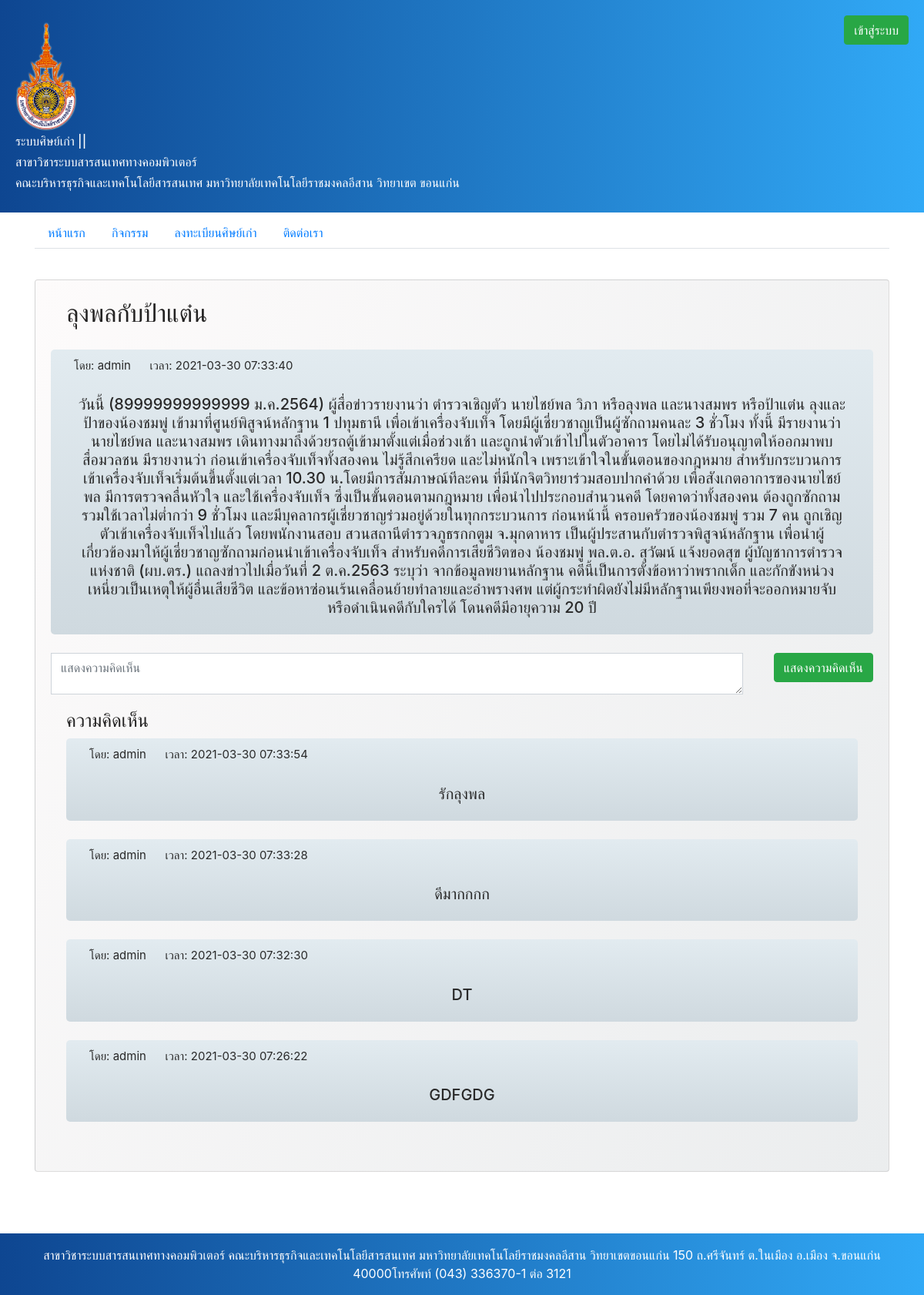
Screenshot of /news_comment.php?id=post-210329143504-1928 with the database file from the repository.
### tables this page shows
CREATE TABLE `news_post` (
  `news_post_id` varchar(25) NOT NULL,
  `news_post_name` varchar(25) NOT NULL,
  `news_post_detail` text NOT NULL,
  `news_post_type` varchar(25) NOT NULL,
  `create_date` timestamp NOT NULL DEFAULT CURRENT_TIMESTAMP ON UPDATE CURRENT_TIMESTAMP
);

CREATE TABLE `comment_post` (
  `com_post_id` varchar(25) NOT NULL,
  `com_post_detail` text NOT NULL,
  `com_post_user` varchar(25) NOT NULL,
  `news_post_id` varchar(25) NOT NULL,
  `com_post_user_state` varchar(25) NOT NULL,
  `com_date` timestamp NOT NULL DEFAULT CURRENT_TIMESTAMP ON UPDATE CURRENT_TIMESTAMP
);

### news_comment.php (the view, shortened to what this page needs)
<?php @session_start();
include 'config/conf.php';
@$id  = @$_GET['id'];
try {
  $sql = "SELECT * FROM news_post WHERE news_post_id = '$id'";
  $query = $conn->prepare($sql);
  $query ->execute();
} catch (\Exception $e) {
  echo "ไม่สามารถดึงข้อมูลได้: " .$e->getMessage();
}
try {
    $sql1 = "SELECT * FROM comment_post WHERE news_post_id = '$id' ORDER BY `comment_post`.`com_date` DESC";
    $query1 = $conn->prepare($sql1);
    $query1 ->execute();
  } catch (\Exception $e) {
    echo "ไม่สามารถดึงข้อมูลได้: " .$e->getMessage();
  }
 ?>
<!DOCTYPE html>
<html lang="en">
<head>
    <link href="pubilc/css/style_card.css" rel="stylesheet">
    <link href="pubilc/css/style_post.css" rel="stylesheet">
</head>
<body>
    <?php include('index.php');?>
    <div class="container login">
        <div class="card"><br>
            <?php
            if ($query->rowCount()>0) {
                while ($data = $query -> fetch(PDO::FETCH_OBJ)) {
            ?>
            <h2><?=$data->news_post_type;?></h2>
            <div class="card-body">
                <div class="card1">
                    <div class="text">
                        <p>โดย: <?=$data->news_post_name;?>
                        </p>
                    </div>
                    <div class="text">
                        <p>เวลา: <?=$data->create_date;?></p>
                    </div>
                    <div class="post">
                        <h5>
                            <?=$data->news_post_detail;?>
                        </h5>
                    </div>
                </div><br>
                <div class="input-group ">
                        value=" <?php echo $data->news_post_id;?>" /><br>
                    <textarea class="form-control " id="com_post_detail" name="com_post_detail" rows="1"
                        placeholder="แสดงความคิดเห็น" required></textarea>
                    <div>
                        <button type="submit" class="btn btn-success comment">แสดงความคิดเห็น</button>
                    </div>
                </div>
                <?php }} ?>
                <div class="card-body">
                    <h4>ความคิดเห็น</h4>
                    <?php
                    if ($query1->rowCount()>0) {
                        $i = 1;
                        while ($data = $query1 -> fetch(PDO::FETCH_OBJ)) {
                    ?>
                    <div class="card1">
                        <div class="text">
                            <p>โดย: <?=$data->com_post_user;?></p>
                        </div>
                        <div class="text">
                            <p>เวลา: <?=$data->com_date;?></p>
                        </div>
                        <div class="post">
                            <h5>
                                <?=$data->com_post_detail;?>
                            </h5>
                        </div>
                    </div><br>
                    <?php $i++;}} ?>
                </div>
            </div>
</body>
</html>

### pubilc/css/style_post.css (style rules this page uses)
.login { margin-top: 2.5rem; padding-bottom: 10rem; max-width: 10%; }
p { margin-left: 20px; padding: 0; font-size: 15px; }
.card { color: #242323; background-image: linear-gradient(120deg, #fdfbfb 0%, #ebedee 100%); }
.card1 { padding: 10px; color: #292929; border-radius: 5px; background-image: linear-gradient(to top, #cfd9df 0%, #e2ebf0 100%); }
h2 { margin-left: 2.5rem; }
* { box-sizing: border-box; }
.post { padding: 5px 25px; width: 100%; text-align: center; font-size: 20px; text-transform: uppercase; }
.btn { margin-left: 2.5rem; margin-bottom: 1rem; }
.text { clear: both; display: inline-block; overflow: hidden; white-space: nowrap; }

### rows the page displays
news_post: news_post_type "ลุงพลกับป้าแต๋น", news_post_name "admin", create_date "2021-03-30 07:33:40", news_post_detail "วันนี้ (89999999999999 ม.ค.2564) ผู้สื่อข่าวรายงานว่า ตำรวจเชิญตัว นายไชย์พล วิภา หรือลุงพล และนางสมพร หรือป้าแต๋น ลุงและป้าของน้องชมพู่ เข้ามาที่ศูนย์พิสูจน์หลักฐาน 1 ปทุมธานี เพื่อเข้าเครื่องจับเท็จ โดยมีผู้เชี่ยวชาญเป็นผู้ซักถามคนละ 3 ชั่วโมง ทั้งนี้ มีรายงานว่า นายไชย์พล และนางสมพร เดินทางมาถึงด้วยรถตู้เข้ามาตั้งแต่เมื่อช่วงเช้า และถูกนำตัวเข้าไปในตัวอาคาร โดยไม่ได้รับอนุญาตให้ออกมาพบสื่อมวลชน มีรายงานว่า ก่อนเข้าเครื่องจับเท็จทั้งสองคน ไม่รู้สึกเครียด และไม่หนักใจ เพราะเข้าใจในขั้นตอนของกฎหมาย สำหรับกระบวนการเข้าเครื่องจับเท็จเริ่มต้นขึ้นตั้งแต่เวลา 10.30 น.โดยมีการสัมภาษณ์ทีละคน ที่มีนักจิตวิทยาร่วมสอบปากคำด้วย เพื่อสังเกตอาการของนายไชย์พล มีการตรวจคลื่นหัวใจ และใช้เครื่องจับเท็จ…"
comment_post: com_post_user "admin", com_date "2021-03-30 07:33:54", com_post_detail "รักลุงพล"
comment_post: com_post_user "admin", com_date "2021-03-30 07:33:28", com_post_detail "ดีมากกกก"
comment_post: com_post_user "admin", com_date "2021-03-30 07:32:30", com_post_detail "DT"
comment_post: com_post_user "admin", com_date "2021-03-30 07:26:22", com_post_detail "GDFGDG"
